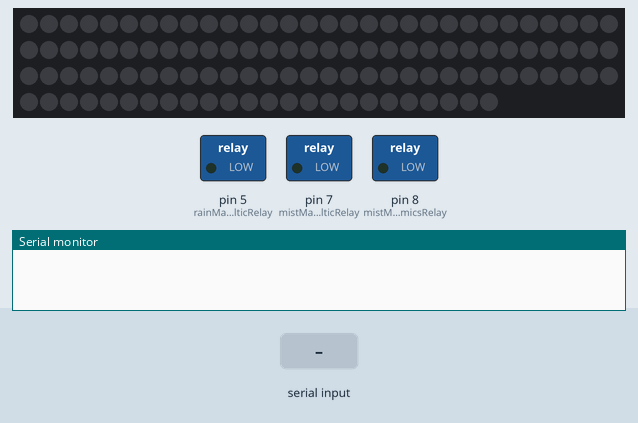
This sketch was run on a simulated Arduino Nano, built with avr-gcc and run on an emulated ATmega328P. Parts: 114 RGB LEDs in strip order, left to right, continuing on the next row, switched loads named in the sketch (green lamp = pin HIGH), the last lines printed to the serial monitor. The test bench sets the inputs (shaded band). Dim RGB values are drawn brighter than linear.

Above: at 1.2 s.
1.3 s: "a" received over Serial
At 3.5 s:
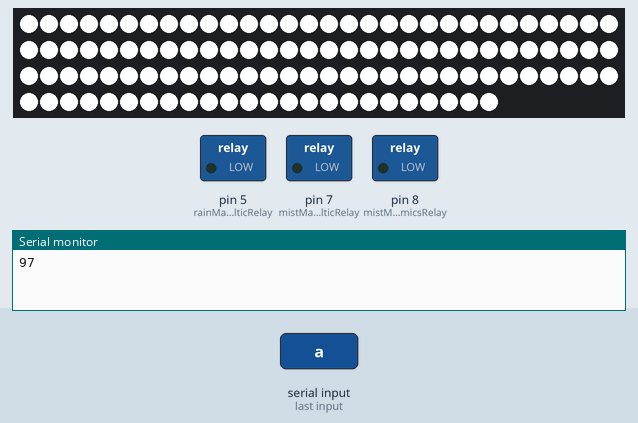
3.8 s: "b" received over Serial
At 5.5 s:
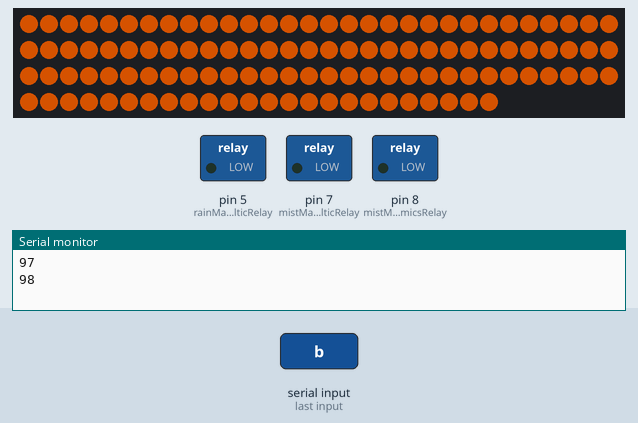
6.3 s: byte 101 ('e') received over Serial
At 6.76 s:
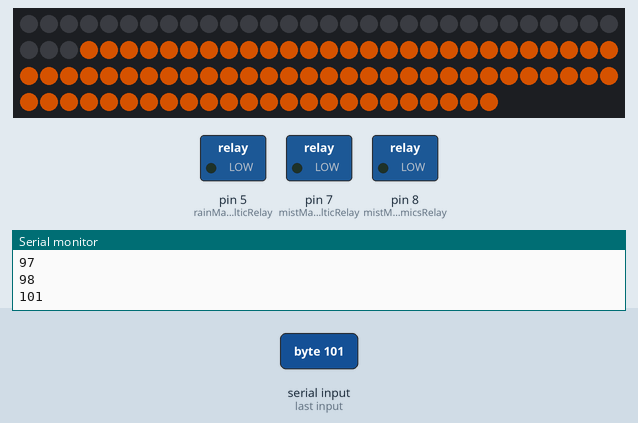
8.8 s: "h" received over Serial
At 10.0 s:
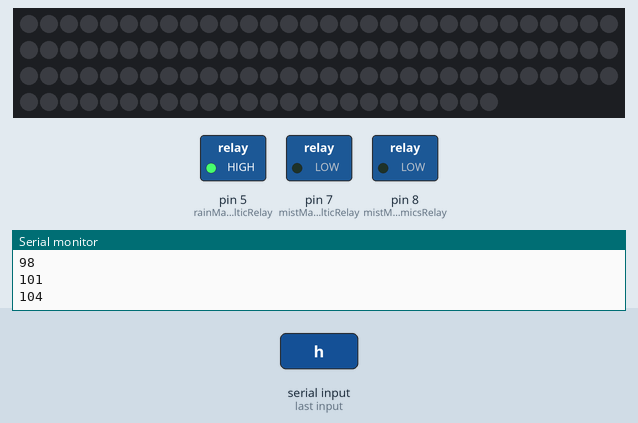
10.3 s: byte 102 ('f') received over Serial
At 10.76 s:
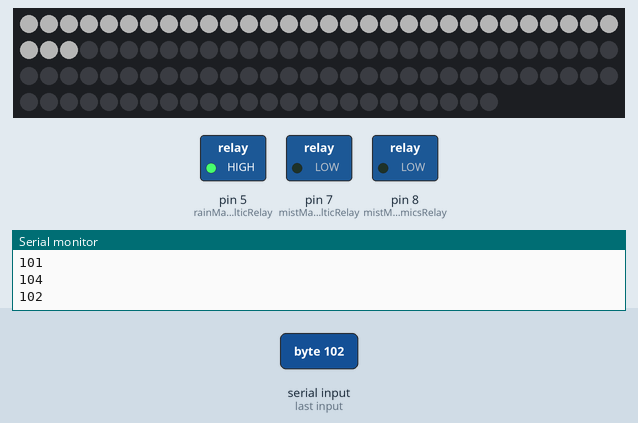
12.8 s: "u" received over Serial
At 13.1 s:
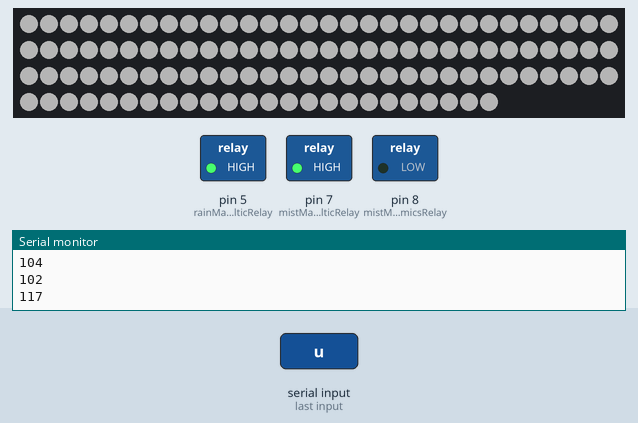
Timing chart, 0 to 15.3 s (numbered marks = the images above; inputs shaded):
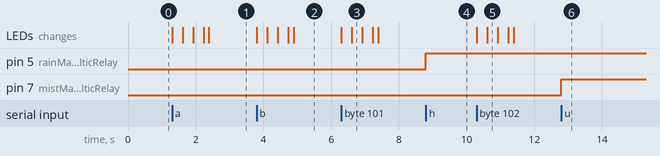

The sketch:

Oasis.ino
```cpp
// (licence header left out)
#include "terrariumComponents.h"

/*
 * The current terrarium components include mist maker, rain maker
 * and lighting modules. The relays for the same are switched on/off
 * based on the notifications from Cloud PubSub subscription listener.
 * The PubSub listener dispatches on/off/status notifications via serial
 * that the Arduino relays respond to.
 *
 * RPi is used to  have a Google AIY Voice Kit
 * inside the terrarium. Arduino Nano connected via USB for serial transfer
 * from Raspberry Pi 3.
 */

void setup() {
  //Relay pins for switching power to MistMaker, Peristaltic Pump(s)
  pinMode(mistMakerPeristalticRelay, OUTPUT);
  pinMode(rainMakerPeristalticRelay, OUTPUT);
  pinMode(mistMakerCeramicsRelay, OUTPUT);
  pinMode(ceilingLED, OUTPUT);

  Serial.begin(9600);

  strip.begin();
  strip.show(); // Initialize all pixels to 'off'
}

//Serial codes are shared from NodeJS listener and Arduino. Note the codes here
//light is calculated based on temperature of day
//lightCodes: a (blue), b (lightyellow), c (fullyellow), d(yelloworange), e(off)
//rainCodes: h (on), i (off)
//mistCodes: m (on), n (off)
//mistPump: u(on), v(off)

void loop() {

  // send data only when you receive data:
  if (Serial.available() > 0) {
     // read the incoming byte:

     incomingByte = Serial.read();
     Serial.println(incomingByte, DEC);

      switch (incomingByte){
         case 'h':
         {
           digitalWrite(rainMakerPeristalticRelay, HIGH);
         }
         break;
         case 'i':
         {
           digitalWrite(rainMakerPeristalticRelay, LOW);
         }
         break;
         case 'u':
         {
           digitalWrite(mistMakerPeristalticRelay, HIGH);
         }
         break;
         case 'v':
         {
           digitalWrite(mistMakerPeristalticRelay, LOW);
         }
         break;
         case 'm':
         {
           digitalWrite(mistMakerCeramicsRelay, HIGH);
         }
         break;
         case 'n':
         {
           digitalWrite(mistMakerCeramicsRelay, LOW);
         }
         break;
         case 'a':
         {
           colorWipe(strip.Color(255,255,255), 5); //blue
         }
         break;
         case 'b':
         {
           colorWipe(strip.Color(130,50,0), 5); //light yellow
         }
         break;
         case 'c':
         {
           colorWipe(strip.Color(255,127,0), 5); //full yellow
         }
         break;
         case 'd':
         {
           colorWipe(strip.Color(255,60,0), 5); //yellow orange
         }
         break;
         case 'e':
         {
           colorWipe(strip.Color(0,0,0), 5);
         }
         break;
         case 'f':
         {
           colorWipe(strip.Color(63,63,63), 5);
         }
         break;

      }
   }
}

// Fill the dots one after the other with a color
void colorWipe(uint32_t c, uint8_t wait) {
  for(uint16_t i=0; i<strip.numPixels(); i++) {
    strip.setPixelColor(i, c);
    strip.show();
    delay(wait);
  }

}
```

terrariumComponents.h
```cpp
// (licence header left out)
#ifndef _TCOMPONENTS_
#define _TCOMPONENTS_

#include <Arduino.h>
#include <Adafruit_NeoPixel.h>

//5-24V Peristaltic Pump [Rain Water Dispenser]
//Externally controlled voltage can control the flow rate of the rain
//Relay at pin switches rain pump supply on/off
int rainMakerPeristalticRelay = 5;

//12V Perdistaltic Pump [Mist Maker Water Dispenser]
//This auxiliary pump ocaasionally fills up the water for the misting modules
int mistMakerPeristalticRelay = 7;

//5V Mist Maker modules
//This relay swtiches the driver board supply on/off
int mistMakerCeramicsRelay = 8;

//5V Neopixel High Intensity LEDs
//Neopixel library switches LEDs on/off
int ceilingLED = 4;

Adafruit_NeoPixel strip = Adafruit_NeoPixel(114, ceilingLED, NEO_GRB + NEO_KHZ800);

//Incoming Serial Byte Messages from Cloud PubSub [NodeJS Listener running on RPi3]
int incomingByte = 0;   // for incoming serial data

#endif
```

Measured:
- after the input at 1.3 s, the LEDs: first change at once (image 1 shows a later state)
- after the input at 3.8 s, the LEDs: first change at once (image 2 shows a later state)
- after the input at 6.3 s, the LEDs: first change at once (image 3 shows a later state)
- after the input at 8.8 s, pin 5 (rainMakerPeristalticRelay): LOW → HIGH at once
- after the input at 10.3 s, the LEDs: first change at once (image 5 shows a later state)
- after the input at 12.8 s, pin 7 (mistMakerPeristalticRelay): LOW → HIGH at once
